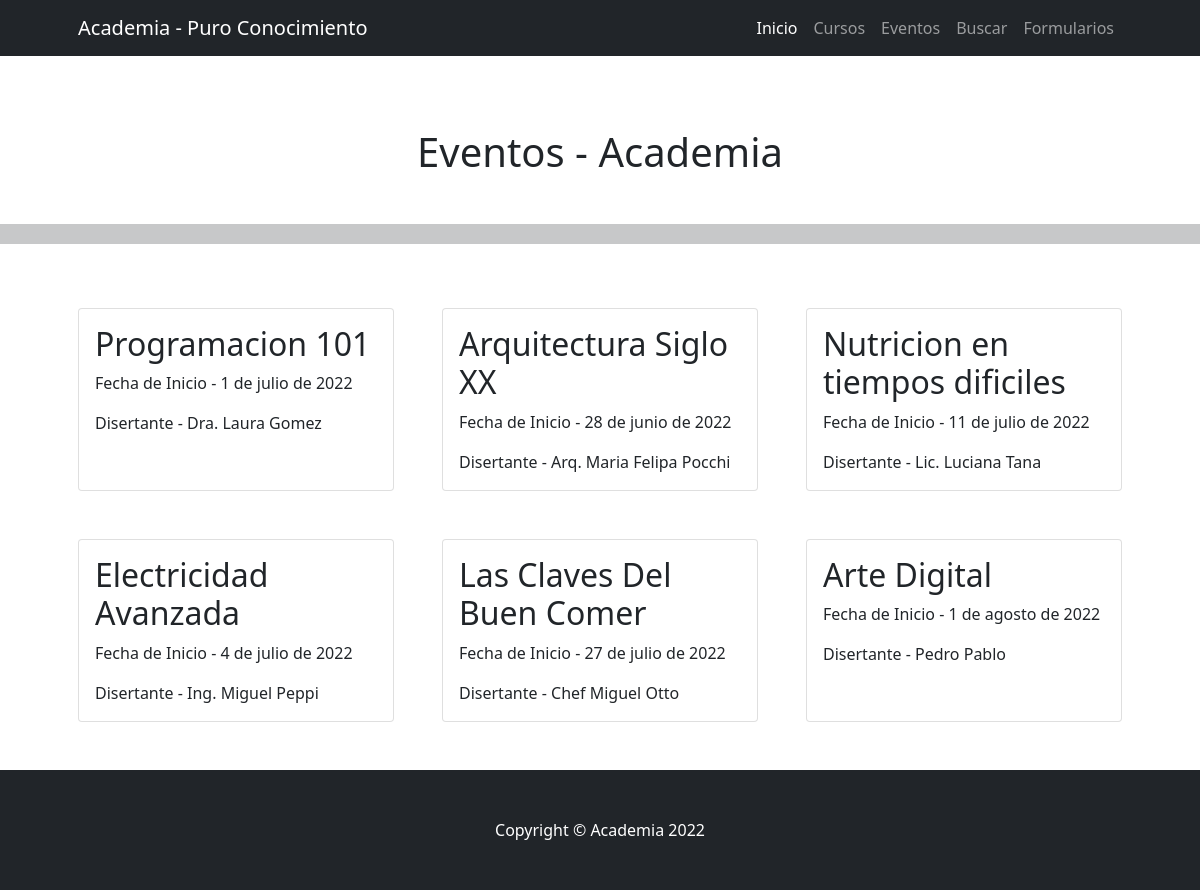
The page /paginaprueba/eventos on the database its author committed.
### PaginaPruebaApp/models.py (models this page shows)
class Evento(models.Model):
    nombre_evento = models.CharField(max_length=30)
    fecha_inicio = models.DateField()
    disertante = models.CharField(max_length=30)

### PaginaPruebaApp/views.py (the view)
# urls.py: path('eventos', eventos, name='eventos'),
def eventos(request):
    eventos = Evento.objects.all()
    return render(request, "PaginaPruebaApp/eventos.html", {"eventos":eventos})

### PaginaPruebaApp/templates/PaginaPruebaApp/eventos.html (shortened to what this page needs)
{%extends 'PaginaPruebaApp/base.html'%}
{%block contenido_pagina %}
<br><br><br>
<h1 style="text-align: center;">Eventos - Academia</h1>
<br>
<hr style="height: 20px;">
<br><br>
<div class="container px-4 px-lg-5">
    <div class="row gx-4 gx-lg-5">
        {%for evento in eventos%}
        <div class="col-md-4 mb-5">
            <div class="card h-100">
                <div class="card-body">
                    <h2 class="card-title">{{ evento.nombre_evento }}</h2>
                    <p class="card-text">Fecha de Inicio - {{evento.fecha_inicio}}</p>
                    <p class="card-text">Disertante - {{evento.disertante}}</p>
                </div>
            </div>
        </div>
        {%endfor%}
    </div>
</div>
{%endblock%}

### rows shown on the page
Evento: nombre_evento "Programacion 101", fecha_inicio "1 de julio de 2022", disertante "Dra. Laura Gomez"
Evento: nombre_evento "Arquitectura Siglo XX", fecha_inicio "28 de junio de 2022", disertante "Arq. Maria Felipa Pocchi"
Evento: nombre_evento "Nutricion en tiempos dificiles", fecha_inicio "11 de julio de 2022", disertante "Lic. Luciana Tana"
Evento: nombre_evento "Electricidad Avanzada", fecha_inicio "4 de julio de 2022", disertante "Ing. Miguel Peppi"
Evento: nombre_evento "Las Claves Del Buen Comer", fecha_inicio "27 de julio de 2022", disertante "Chef Miguel Otto"
Evento: nombre_evento "Arte Digital", fecha_inicio "1 de agosto de 2022", disertante "Pedro Pablo"
